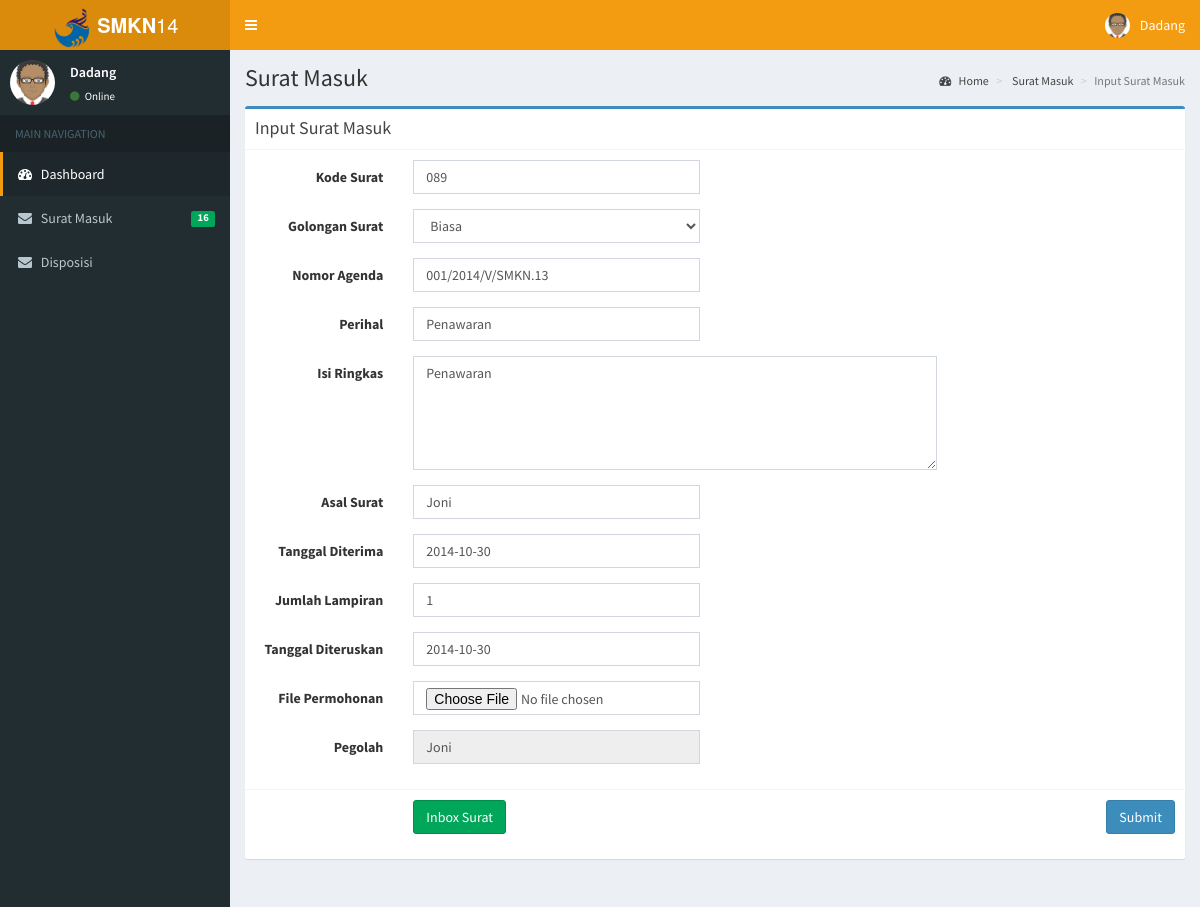
The page /layout/index.php?page=edit_surat&no_surat=2 (signed in) on the database its author committed.
### tables this page shows
CREATE TABLE IF NOT EXISTS `tbl_surat_masuk` (
  `no_surat` int(5) NOT NULL AUTO_INCREMENT,
  `no_urut` int(5) NOT NULL,
  `indek` varchar(11) NOT NULL,
  `kode_sm` varchar(20) NOT NULL,
  `nomor_agenda` varchar(100) NOT NULL,
  `perihal` text NOT NULL,
  `isi_ringkas` text NOT NULL,
  `asal_surat` varchar(100) NOT NULL,
  `tgl_sm` date NOT NULL,
  `lampiran` int(5) NOT NULL,
  `tgl_diteruskan` date NOT NULL,
  `nama_file` varchar(50) NOT NULL,
  `golongan_surat` varchar(20) NOT NULL,
  `pengolah` varchar(30) NOT NULL,
  PRIMARY KEY (`no_surat`)
);

### menu/edit_surat_masuk.php (the view, shortened to what this page needs)
<?php
$id=$_REQUEST['no_surat'];
$edit = "select * from tbl_surat_masuk where no_surat='$id'";
$hasil =  $mysqli->query($edit);
$row = $hasil->fetch_array();
?>
<section class="content-header">
  <h1>
    Surat Masuk
  </h1>
  <ol class="breadcrumb">
    <li>
      <a href="#">
        <i class="fa fa-dashboard"></i> Home</a>
    </li>
    <li>
      <a href="#">Surat Masuk</a>
    </li>
    <li class="active">Input Surat Masuk</li>
  </ol>
</section>
<section class="content">
  <div class="row">
    <div class="col-xs-12">
      <div class="box box-primary">
        <div class="box-header with-border">
          <h3 class="box-title">Input Surat Masuk</h3>
        </div>
        <form class="form-horizontal" role="form" method="POST" action="">
          <div class="box-body">
          <div class="form-group">
            <label for="inputPassword3" class="col-sm-2 control-label">Kode Surat</label>
            <div class="col-sm-4">
              <input type="text" class="form-control" id="inputPassword3" placeholder="Kode Surat" name="kode_sm" required value="<?= stripslashes($row['kode_sm']) ?>">
            </div>
          </div>
          <div class="form-group">
            <label for="inputPassword3" class="col-sm-2 control-label">Golongan Surat</label>
            <div class="col-sm-4">
              <select class="form-control" data-live-search="true" id="slct" data-size="5" name="golongan_surat" required>
                <option value="Biasa">Biasa</option>
              </select>
            </div>
          </div>
          <div class="form-group">
            <label for="inputPassword3" class="col-sm-2 control-label">Nomor Agenda</label>
            <div class="col-sm-4">
              <input type="text" class="form-control" id="inputPassword3" placeholder="Nomor Agenda" name="nomor_agenda" required value="<?= stripslashes($row['nomor_agenda']) ?>">
            </div>
          </div>
          <div class="form-group">
            <label for="inputPassword3" class="col-sm-2 control-label">Perihal</label>
            <div class="col-sm-4">
              <input type="text" class="form-control" id="inputPassword3" placeholder="Perihal" name="perihal" required value="<?= stripslashes($row['perihal']) ?>">
            </div>
          </div>
          <div class="form-group">
            <label for="inputPassword3" class="col-sm-2 control-label">Isi Ringkas</label>
            <div class="col-sm-7">
              <textarea  class="form-control textarea" id="inputPassword3" placeholder="Isi Ringkas" name="isi_ringkas" required rows="5"><?= stripslashes($row['isi_ringkas']) ?></textarea>
            </div>
          </div>
          <div class="form-group">
            <label for="inputPassword3" class="col-sm-2 control-label">Asal Surat</label>
            <div class="col-sm-4">
              <input type="text" class="form-control" id="inputPassword3" placeholder="Asal Surat" name="asal_surat" required value="<?= stripslashes($row['asal_surat']) ?>">
            </div>
          </div>
          <div class="form-group">
            <label for="inputPassword3" class="col-sm-2 control-label">Tanggal Diterima</label>
            <div class="col-sm-4">
              <input type="text" class="form-control" id="datepicker" placeholder="Tanggal" autocomplete="off" name="tgl_sm" data-date-format="yyyy-mm-dd" required value="<?= stripslashes($row['tgl_sm']) ?>">
            </div>
          </div>
          <div class="form-group">
            <label for="inputPassword3" class="col-sm-2 control-label">Jumlah Lampiran</label>
            <div class="col-sm-4">
              <input type="text" class="form-control" id="inputPassword3" placeholder="Lampiran" name="lampiran" value="<?= stripslashes($row['lampiran']) ?>">
            </div>
          </div>
          <div class="form-group">
            <label for="inputPassword3" class="col-sm-2 control-label">Tanggal Diteruskan</label>
            <div class="col-sm-4">
              <input type="text" class="form-control" id="datepicker2" placeholder="Tanggal Diteruskan" autocomplete="off" name="tgl_diteruskan" data-date-format="yyyy-mm-dd" required value="<?= stripslashes($row['tgl_diteruskan']) ?>">
            </div>
          </div>
          <div class="form-group">
            <label for="inputPassword3" class="col-sm-2 control-label">File Permohonan</label>
            <div class="col-sm-4">
              <input type="file" class="form-control" id="inputPassword3" placeholder="Password" value="<?= stripslashes($row['perihal']) ?>">
            </div>
          </div>
          <div class="form-group">
            <label for="inputPassword3" class="col-sm-2 control-label">Pegolah</label>
            <div class="col-sm-4">
              <input type="text" class="form-control" id="inputPassword3" placeholder="Pengolah" value="<?= stripslashes($row['pengolah']) ?>" readonly name="pengolah" >
            </div>
          </div>
          </div>
          <div class="box-footer">
            <div class="form-group">
              <div class="col-sm-offset-2 col-sm-10">
                <button type="submit" class="btn btn-primary pull-right">Submit</button>
                <a href="dash.php" class="btn btn-success">Inbox Surat</a>
              </div>
            </div>
          </div>
      </div>
    </div>
  </div>
</section>

### rows shown on the page
tbl_surat_masuk: kode_sm "089", nomor_agenda "001/2014/V/SMKN.13", perihal "Penawaran", isi_ringkas "Penawaran", asal_surat "Joni", tgl_sm "2014-10-30", lampiran "1", tgl_diteruskan "2014-10-30", pengolah "Joni"

### other values the page prints
$nama_user "Dadang"
$inboxsurat "16"
